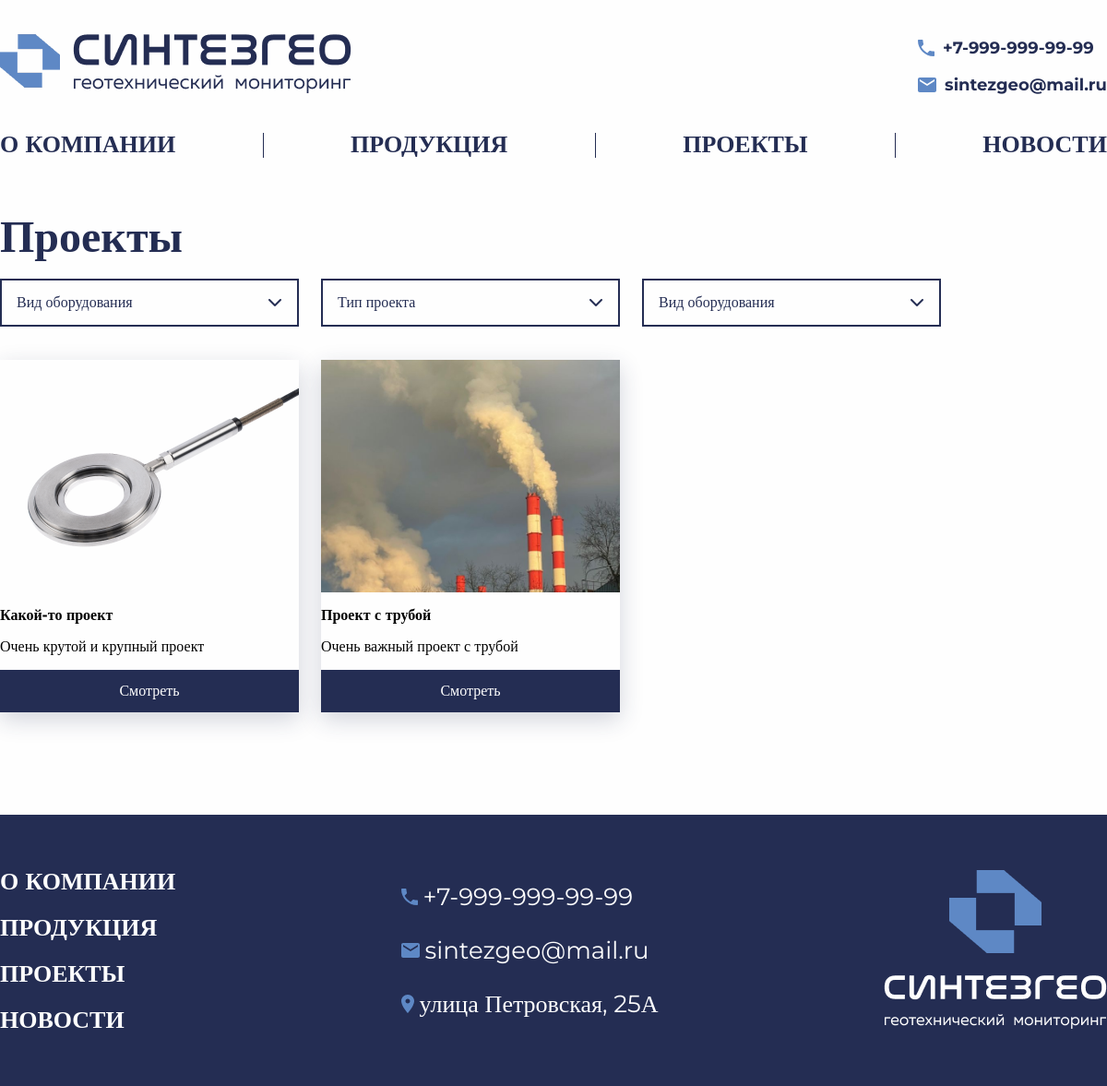
The page /projects/ on the database as committed earlier.
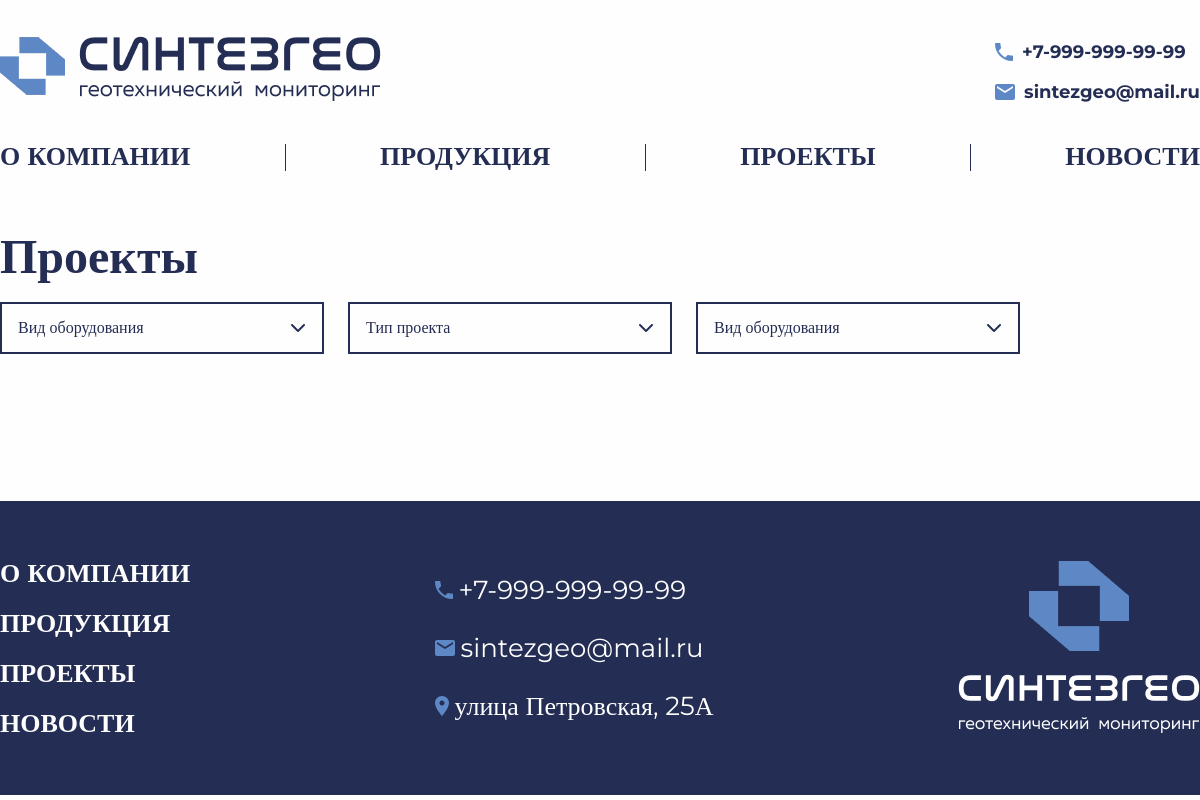
The same page on the database as committed later.
### content/models.py (models this page shows, shortened)
class Project(models.Model):
    name = models.CharField(
        max_length=256,
        verbose_name='Название проекта')
    description = models.TextField(
        verbose_name='Описание проекта')
    region = models.ManyToManyField(
        Region,
        through='ProjectRegion',
        verbose_name='Местоположение проекта')
    image = models.ImageField(
        upload_to='projects_images',
        null=True,
        default=None,
        verbose_name='Фотография проекта')
    location = models.TextField(
        null=True,
        default=None,
        verbose_name='Город, более точное местоположение проекта.',)
    related_products = models.ManyToManyField(
        Product,
        through='ProjectProduct',
        verbose_name='Продукты, используемые в проекте',
        blank=False)
    class Meta:
        verbose_name = 'Проект'
        verbose_name_plural = 'Проекты'

### api/views.py (the view)
# urls.py: path('projects/', project_list, name='projects'),
def project_list(request):
    projects = Project.objects.all()
    products_used_in_projects = Product.objects.filter(
        projectproduct__project__in=projects).distinct()
    context = {
        'projects': projects,
        'sensor_types': products_used_in_projects,
    }
    return render(request, 'main/projects.html', context)

### templates/main/projects.html (shortened to what this page needs)
{% extends 'main/base.html' %}
{% load static %}
{% block content %}
<section class="projects">
    <div class="container no-overflow">
        <h2 class="section__title projects__title">
            <a href="#" class="section__title__link">Проекты</a>
        </h2>
        <div class="product__filters filters">
          <div class="product__filters__area filters__area">
            <div class="product__filters__placeholder filters__placeholder">Вид оборудования</div>
            <div class="product__filters__icon filters__icon"><i class="fa-solid fa-chevron-down"></i></div>
          </div>
          <div class="product__filters__area filters__area">
            <div class="product__filters__placeholder filters__placeholder">Тип проекта</div>
            <div class="product__filters__icon filters__icon"><i class="fa-solid fa-chevron-down"></i></div>
          </div>
          <div class="product__filters__area filters__area">
            <div class="product__filters__placeholder filters__placeholder">Вид оборудования</div>
            <div class="product__filters__icon filters__icon"><i class="fa-solid fa-chevron-down"></i></div>
          </div>
        </div>
        <div class="projects__grid">
            <div class="projects__row">
                {% for project in projects %}
                <div class="card card_shadow">
                    <div class="card__prev">
                        {% if project.image %}
                        <img src="{{ project.image.url }}" alt="card__prev-img">
                        {% endif %}
                    </div>
                    <div class="card__content">
                        <div class="card__title">{{ project.name }}</div>
                        <div class="card__desc">{{ project.description }}</div>
                        <a href="{% url 'project_detail' project.id %}" class="button button__accent card__button">
                            <span>Смотреть</span>
                        </a>
                    </div>
                </div>
                {% endfor %}
            </div>
        </div>
    </div>
</section>
{% endblock %}

Rows that differ between the two databases and show on the page:
removed Project: image (picture), name "Какой-то проект", description "Очень крутой и крупный проект"
removed Project: image (picture), name "Проект с трубой", description "Очень важный проект с трубой"
